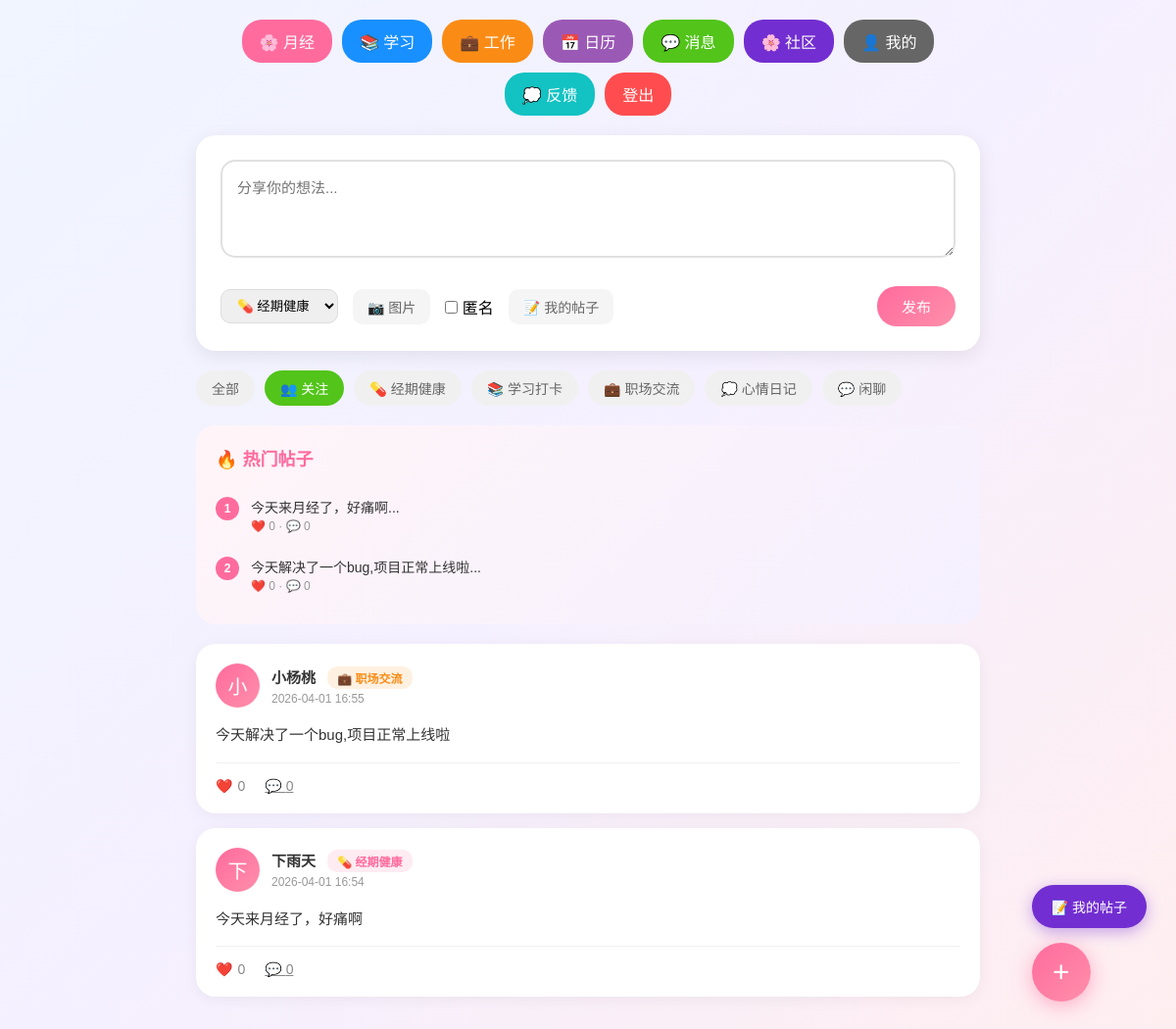
Screenshot of /community?topic=following (signed in) with the database file from the repository.
### app.py (models this page shows)
class Post(db.Model):
    id = db.Column(db.Integer, primary_key=True)
    user_id = db.Column(db.Integer, db.ForeignKey('user.id'), nullable=False)
    content = db.Column(db.Text, nullable=False)
    images = db.Column(db.String(500))  # 多图用逗号分隔
    topic = db.Column(db.String(50), default='general')  # 话题标签
    is_anonymous = db.Column(db.Boolean, default=False)
    likes_count = db.Column(db.Integer, default=0)
    comments_count = db.Column(db.Integer, default=0)
    created_at = db.Column(db.DateTime, default=datetime.now)
    user = db.relationship('User', backref='posts')

class User(UserMixin, db.Model):
    id = db.Column(db.Integer, primary_key=True)
    username = db.Column(db.String(80), unique=True, nullable=False)
    password_hash = db.Column(db.String(200), nullable=False)
    email = db.Column(db.String(120), unique=True)
    nickname = db.Column(db.String(80))
    phone = db.Column(db.String(20))
    birthday = db.Column(db.Date)
    avatar = db.Column(db.String(200))
    is_admin = db.Column(db.Boolean, default=False)  # 管理员标识
    partner_id = db.Column(db.Integer, db.ForeignKey('user.id'), nullable=True)  # 情侣绑定
    created_at = db.Column(db.DateTime, default=datetime.now)
    periods = db.relationship('Period', backref='user', lazy=True)
    partner = db.relationship('User', remote_side=[id], backref='partner_of_me')

### app.py (the view)
@app.route('/community')
@login_required
def community():
    topic_filter = request.args.get('topic', 'all')
    query = Post.query
    if topic_filter == 'following':
        following_ids = [f.following_id for f in UserFollow.query.filter_by(follower_id=current_user.id).all()]
        following_ids.append(current_user.id)  # 也显示自己的帖子
        query = query.filter(Post.user_id.in_(following_ids))
    elif topic_filter != 'all':
        query = query.filter_by(topic=topic_filter)
    posts = query.order_by(Post.created_at.desc()).limit(50).all()
    hot_posts = Post.query.order_by(Post.likes_count.desc()).limit(5).all()
    return render_template('community.html',
                         posts=posts,
                         hot_posts=hot_posts,
                         topics=TOPICS,
                         current_topic=topic_filter,
                         user=current_user)

### app.py (called while the page is built)
@login_manager.user_loader
def load_user(user_id):
    return User.query.get(int(user_id))

### templates/community.html (shortened to what this page needs)
<!DOCTYPE html>
<html lang="zh-CN">
<head>
</head>
<body>
    <div class="container">
        <div class="nav-links">
            <a href="{{ url_for('index') }}" class="nav-link" style="background: #ff6b9d;">🌸 月经</a>
            <a href="{{ url_for('study') }}" class="nav-link" style="background: #1890ff;">📚 学习</a>
            <a href="{{ url_for('work') }}" class="nav-link" style="background: #fa8c16;">💼 工作</a>
            <a href="{{ url_for('all_calendar') }}" class="nav-link" style="background: #9b59b6;">📅 日历</a>
            <a href="{{ url_for('chat') }}" class="nav-link" style="background: #52c41a;">💬 消息</a>
            <a href="{{ url_for('community') }}" class="nav-link" style="background: #722ed1;">🌸 社区</a>
            <a href="{{ url_for('profile') }}" class="nav-link" style="background: #666;">👤 我的</a>
            <a href="{{ url_for('feedback') }}" class="nav-link" style="background: #13c2c2;">💭 反馈</a>
            <a href="{{ url_for('logout') }}" class="nav-link" style="background: #ff4d4f;">登出</a>
        </div>
        <div class="card post-form">
            <form id="postForm">
                <textarea name="content" id="postContent" placeholder="分享你的想法..." required></textarea>
                <div class="post-form-actions">
                    <div class="post-form-left">
                        <select name="topic" id="postTopic">
                            {% for key, topic in topics.items() %}
                                <option value="{{ key }}">{{ topic.icon }} {{ topic.name }}</option>
                            {% endfor %}
                        </select>
                        <label class="upload-btn">
                            📷 图片
                        </label>
                        <label>
                            <input type="checkbox" id="postAnonymous"> 匿名
                        </label>
                        <a href="{{ url_for('community_user_profile', user_id=user.id) }}" class="upload-btn" style="text-decoration: none; color: #666;">📝 我的帖子</a>
                    </div>
                    <button type="button" class="submit-btn" onclick="submitPost()">发布</button>
                </div>
            </form>
        </div>
        <div class="topic-tabs">
            <a href="{{ url_for('community', topic='all') }}" class="topic-tab {% if current_topic == 'all' %}active{% endif %}" style="{% if current_topic == 'all' %}background: #722ed1;{% endif %}">全部</a>
            <a href="{{ url_for('community', topic='following') }}" class="topic-tab {% if current_topic == 'following' %}active{% endif %}" style="{% if current_topic == 'following' %}background: #52c41a;{% endif %}">👥 关注</a>
            {% for key, topic in topics.items() %}
                <a href="{{ url_for('community', topic=key) }}" class="topic-tab " style="">{{ topic.icon }} {{ topic.name }}</a>
            {% endfor %}
        </div>
        {% if hot_posts %}
        <div class="hot-posts">
            <h3>🔥 热门帖子</h3>
            {% for post in hot_posts[:5] %}
                <a href="{{ url_for('community_post_detail', post_id=post.id) }}" style="text-decoration: none;">
                    <div class="hot-post-item">
                        <div class="hot-rank">{{ loop.index }}</div>
                        <div class="hot-post-info">
                            <div class="hot-post-title">{{ post.content[:30] }}...</div>
                            <div class="hot-post-likes">❤️ {{ post.likes_count }} · 💬 {{ post.comments_count }}</div>
                        </div>
                    </div>
                </a>
            {% endfor %}
        </div>
        {% endif %}
        {% if posts %}
            {% for post in posts %}
                <div class="post-card">
                    <div class="post-header">
                        <div class="post-avatar">
                            {% if post.is_anonymous %}
                                👤
                            {% else %}
                                {{ (post.user.username or '用户')[:1] }}
                            {% endif %}
                        </div>
                        <div class="post-user-info">
                            <div class="post-username">
                                {% if post.is_anonymous %}
                                    匿名用户
                                {% else %}
                                    <a href="{{ url_for('community_user_profile', user_id=post.user_id) }}" style="text-decoration: none; color: #333;">
                                        {{ post.user.username or '用户' }}
                                    </a>
                                {% endif %}
                                <span class="post-topic" style="background: {{ topics[post.topic].color }}20; color: {{ topics[post.topic].color }}; margin-left: 8px;">
                                    {{ topics[post.topic].icon }} {{ topics[post.topic].name }}
                                </span>
                            </div>
                            <div class="post-time">{{ post.created_at.strftime('%Y-%m-%d %H:%M') }}</div>
                        </div>
                    </div>
                    <div class="post-content">{{ post.content }}</div>
                    <div class="post-actions">
                        <button class="action-btn {% if post.likes_count > 0 %}liked{% endif %}" onclick="likePost({{ post.id }})">
                            ❤️ <span id="like-count-{{ post.id }}">{{ post.likes_count }}</span>
                        </button>
                        <a href="{{ url_for('community_post_detail', post_id=post.id) }}" class="action-btn">
                            💬 {{ post.comments_count }}
                        </a>
                    </div>
                </div>
            {% endfor %}
        {% else %}
            <div class="empty-state">
                <p>还没有帖子，快来发布第一条吧！</p>
            </div>
        {% endif %}
    </div>
    <div id="fabContainer" style="position: fixed; bottom: 30px; right: 30px; z-index: 999;">
        <a href="{{ url_for('community_user_profile', user_id=user.id) }}" id="myPostsBtn" style="display: block; background: #722ed1; color: white; padding: 12px 20px; border-radius: 25px; text-decoration: none; margin-bottom: 15px; box-shadow: 0 4px 15px rgba(114, 46, 209, 0.4); text-align: center; font-size: 14px;">
            📝 我的帖子
        </a>
        <button id="fabBtn" onclick="toggleFabMenu()" style="width: 60px; height: 60px; border-radius: 50%; background: linear-gradient(135deg, #ff6b9d, #ff8fab); color: white; border: none; font-size: 30px; cursor: pointer; box-shadow: 0 4px 20px rgba(255, 107, 157, 0.5);">
            +
        </button>
    </div>
</body>
</html>

### templates/community.html (style rules this page uses)
* { margin: 0; padding: 0; box-sizing: border-box; }
body { font-family: 'Noto Sans SC', sans-serif; background: linear-gradient(135deg, #f0f5ff 0%, #f5f0ff 50%, #ffeef0 100%); min-height: 100vh; padding: 20px; }
.container { max-width: 800px; margin: 0 auto; }
.nav-links { display: flex; gap: 10px; margin-bottom: 20px; flex-wrap: wrap; justify-content: center; }
.nav-link { padding: 10px 18px; border-radius: 20px; text-decoration: none; color: white; font-weight: 500; transition: transform 0.2s; }
.card { background: white; border-radius: 20px; padding: 25px; margin-bottom: 20px; box-shadow: 0 5px 20px rgba(0,0,0,0.08); }
.topic-tabs { display: flex; gap: 10px; flex-wrap: wrap; margin-bottom: 20px; }
.topic-tab { padding: 8px 16px; border-radius: 20px; background: #f0f0f0; color: #666; text-decoration: none; font-size: 14px; cursor: pointer; border: none; }
.topic-tab.active { color: white; }
.post-form textarea { width: 100%; padding: 15px; border: 2px solid #e0e0e0; border-radius: 15px; font-size: 15px; font-family: inherit; resize: vertical; min-height: 100px; }
.post-form-actions { display: flex; justify-content: space-between; align-items: center; margin-top: 15px; }
.post-form-left { display: flex; gap: 15px; align-items: center; }
.post-form select { padding: 8px 12px; border-radius: 10px; border: 1px solid #ddd; }
.upload-btn { padding: 8px 15px; background: #f5f5f5; border-radius: 10px; cursor: pointer; font-size: 14px; display: inline-block; color: #666; }
.submit-btn { padding: 10px 25px; background: linear-gradient(135deg, #ff6b9d, #ff8fab); color: white; border: none; border-radius: 20px; cursor: pointer; font-size: 15px; font-weight: 500; }
.post-card { background: white; border-radius: 20px; padding: 20px; margin-bottom: 15px; box-shadow: 0 3px 15px rgba(0,0,0,0.05); }
.post-header { display: flex; align-items: center; margin-bottom: 15px; }
.post-avatar { width: 45px; height: 45px; border-radius: 50%; background: linear-gradient(135deg, #ff6b9d, #ff8fab); display: flex; align-items: center; justify-content: center; color: white; font-size: 20px; margin-right: 12px; }
.post-user-info { flex: 1; }
.post-username { font-weight: 600; color: #333; font-size: 15px; }
.post-topic { font-size: 12px; padding: 3px 10px; border-radius: 10px; display: inline-block; }
.post-time { font-size: 12px; color: #999; margin-top: 3px; }
.post-content { color: #333; line-height: 1.7; font-size: 15px; white-space: pre-wrap; }
.post-actions { display: flex; gap: 20px; margin-top: 15px; padding-top: 15px; border-top: 1px solid #f0f0f0; }
.action-btn { display: flex; align-items: center; gap: 5px; color: #888; cursor: pointer; background: none; border: none; font-size: 14px; }
.hot-posts { background: linear-gradient(135deg, #fff5f8, #f5f0ff); border-radius: 20px; padding: 20px; margin-bottom: 20px; }
.hot-posts h3 { color: #ff6b9d; margin-bottom: 15px; font-size: 18px; }
.hot-post-item { display: flex; gap: 12px; padding: 12px 0; border-bottom: 1px solid rgba(255,182,193,0.2); }
.hot-post-item:last-child { border-bottom: none; }
.hot-rank { width: 24px; height: 24px; border-radius: 50%; background: #ff6b9d; color: white; display: flex; align-items: center; justify-content: center; font-size: 12px; font-weight: 600; }
.hot-post-info { flex: 1; }
.hot-post-title { font-size: 14px; color: #333; overflow: hidden; text-overflow: ellipsis; white-space: nowrap; }
.hot-post-likes { font-size: 12px; color: #999; margin-top: 3px; }

### rows the page displays
Post: content "今天来月经了，好痛啊", likes_count "0", comments_count "0", user "下雨天", topic "💊", topic "经期健康", created_at "2026-04-01 16:54"
Post: content "今天解决了一个bug,项目正常上线啦", likes_count "0", comments_count "0", user "小杨桃", topic "💼", topic "职场交流", created_at "2026-04-01 16:55"
User: username "小"
User: username "下"

### other values shown
{{ topic.icon }} "💊" "📚" "💼" "💭" "💬"
{{ topic.name }} "经期健康" "学习打卡" "职场交流" "心情日记" "闲聊"
form field topic "💊 经期健康"
